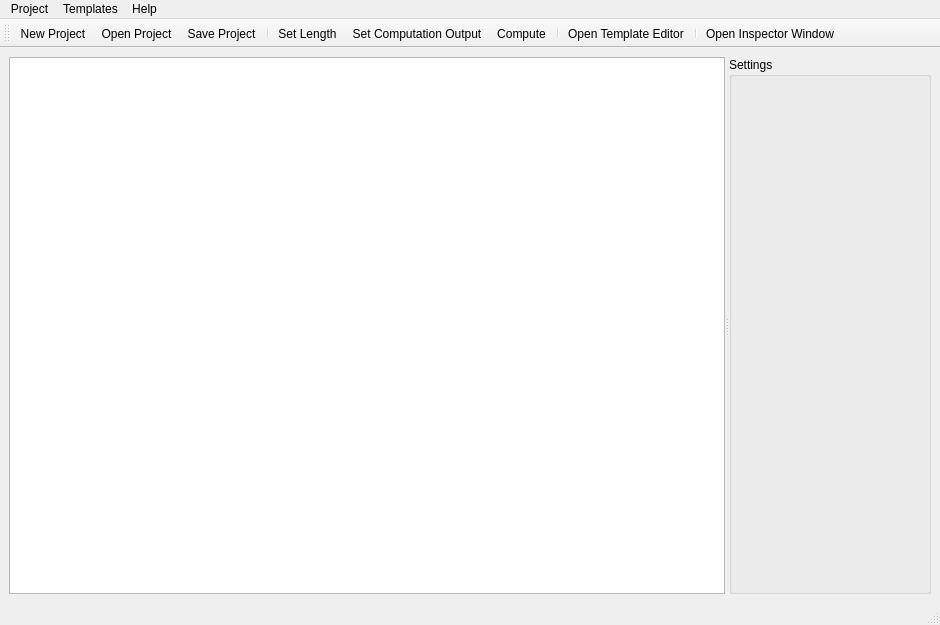
<?xml version="1.0" encoding="UTF-8"?>
<ui version="4.0">
 <class>GraphEditorWindow</class>
 <widget class="QMainWindow" name="GraphEditorWindow">
  <property name="geometry">
   <rect>
    <x>0</x>
    <y>0</y>
    <width>940</width>
    <height>625</height>
   </rect>
  </property>
  <property name="windowTitle">
   <string>TAETS - Graph Editor</string>
  </property>
  <widget class="QWidget" name="centralwidget">
   <layout class="QGridLayout" name="gridLayout_2">
    <item row="0" column="0">
     <widget class="QSplitter" name="splitter">
      <property name="orientation">
       <enum>Qt::Horizontal</enum>
      </property>
      <widget class="QWidget" name="layoutWidget">
       <layout class="QGridLayout" name="gridLayout">
        <item row="0" column="0">
         <widget class="GraphCanvas" name="graphCanvas"/>
        </item>
       </layout>
      </widget>
      <widget class="QWidget" name="verticalLayoutWidget">
       <layout class="QVBoxLayout" name="verticalLayout">
        <item>
         <widget class="QGroupBox" name="groupBox">
          <property name="title">
           <string>Settings</string>
          </property>
          <layout class="QGridLayout" name="gridLayout_3">
           <item row="0" column="0">
            <widget class="NodeSettingsListWidget" name="nodeSettingsList" native="true"/>
           </item>
          </layout>
         </widget>
        </item>
       </layout>
      </widget>
     </widget>
    </item>
   </layout>
  </widget>
  <widget class="QMenuBar" name="menubar">
   <property name="geometry">
    <rect>
     <x>0</x>
     <y>0</y>
     <width>940</width>
     <height>19</height>
    </rect>
   </property>
   <widget class="QMenu" name="menuProjekt">
    <property name="title">
     <string>Project</string>
    </property>
    <addaction name="actionNew_Project"/>
    <addaction name="actionOpen_Project"/>
    <addaction name="actionSave_Project"/>
    <addaction name="separator"/>
    <addaction name="actionSetProjectLength"/>
    <addaction name="actionSetComputationOutput"/>
    <addaction name="actionCompute"/>
    <addaction name="separator"/>
    <addaction name="actionOpen_Inspector_Window"/>
   </widget>
   <widget class="QMenu" name="menuTemplates">
    <property name="title">
     <string>Templates</string>
    </property>
    <addaction name="actionOpenTemplateEditor"/>
   </widget>
   <widget class="QMenu" name="menuInfo">
    <property name="title">
     <string>Help</string>
    </property>
    <widget class="QMenu" name="menuLanguage">
     <property name="title">
      <string>Language</string>
     </property>
     <addaction name="actionSetLanguageEnglish"/>
     <addaction name="actionSetLanguageGerman"/>
    </widget>
    <addaction name="menuLanguage"/>
   </widget>
   <addaction name="menuProjekt"/>
   <addaction name="menuTemplates"/>
   <addaction name="menuInfo"/>
  </widget>
  <widget class="QStatusBar" name="statusbar"/>
  <widget class="QToolBar" name="toolBar">
   <property name="windowTitle">
    <string>toolBar</string>
   </property>
   <property name="iconSize">
    <size>
     <width>24</width>
     <height>24</height>
    </size>
   </property>
   <property name="toolButtonStyle">
    <enum>Qt::ToolButtonTextBesideIcon</enum>
   </property>
   <attribute name="toolBarArea">
    <enum>TopToolBarArea</enum>
   </attribute>
   <attribute name="toolBarBreak">
    <bool>false</bool>
   </attribute>
   <addaction name="actionNew_Project"/>
   <addaction name="actionOpen_Project"/>
   <addaction name="actionSave_Project"/>
   <addaction name="separator"/>
   <addaction name="actionSetProjectLength"/>
   <addaction name="actionSetComputationOutput"/>
   <addaction name="actionCompute"/>
   <addaction name="separator"/>
   <addaction name="actionOpenTemplateEditor"/>
   <addaction name="separator"/>
   <addaction name="actionOpen_Inspector_Window"/>
  </widget>
  <action name="actionCompute">
   <property name="icon">
    <iconset resource="../res/icons.qrc">
     <normaloff>:/icons/system-run-5.png</normaloff>:/icons/system-run-5.png</iconset>
   </property>
   <property name="text">
    <string>Compute</string>
   </property>
   <property name="toolTip">
    <string>Render Graph and save Output for Analysis</string>
   </property>
  </action>
  <action name="actionOpen_Inspector_Window">
   <property name="icon">
    <iconset resource="../res/icons.qrc">
     <normaloff>:/icons/system-search-5.png</normaloff>:/icons/system-search-5.png</iconset>
   </property>
   <property name="text">
    <string>Open Inspector Window...</string>
   </property>
  </action>
  <action name="actionNew_Project">
   <property name="icon">
    <iconset resource="../res/icons.qrc">
     <normaloff>:/icons/document-new-6.png</normaloff>:/icons/document-new-6.png</iconset>
   </property>
   <property name="text">
    <string>New Project</string>
   </property>
  </action>
  <action name="actionOpen_Project">
   <property name="icon">
    <iconset resource="../res/icons.qrc">
     <normaloff>:/icons/document-open-7.png</normaloff>:/icons/document-open-7.png</iconset>
   </property>
   <property name="text">
    <string>Open Project</string>
   </property>
  </action>
  <action name="actionSave_Project">
   <property name="icon">
    <iconset resource="../res/icons.qrc">
     <normaloff>:/icons/document-save-5.png</normaloff>:/icons/document-save-5.png</iconset>
   </property>
   <property name="text">
    <string>Save Project</string>
   </property>
  </action>
  <action name="actionSetProjectLength">
   <property name="icon">
    <iconset resource="../res/icons.qrc">
     <normaloff>:/icons/view-media-equalizer.png</normaloff>:/icons/view-media-equalizer.png</iconset>
   </property>
   <property name="text">
    <string>Set Length...</string>
   </property>
  </action>
  <action name="actionSetComputationOutput">
   <property name="icon">
    <iconset resource="../res/icons.qrc">
     <normaloff>:/icons/svn-update.png</normaloff>:/icons/svn-update.png</iconset>
   </property>
   <property name="text">
    <string>Set Computation Output...</string>
   </property>
  </action>
  <action name="actionOpenTemplateEditor">
   <property name="icon">
    <iconset resource="../res/icons.qrc">
     <normaloff>:/icons/address-book-new-3.png</normaloff>:/icons/address-book-new-3.png</iconset>
   </property>
   <property name="text">
    <string>Open Template Editor...</string>
   </property>
  </action>
  <action name="actionSetLanguageEnglish">
   <property name="text">
    <string>English</string>
   </property>
  </action>
  <action name="actionSetLanguageGerman">
   <property name="text">
    <string>German</string>
   </property>
  </action>
 </widget>
 <customwidgets>
  <customwidget>
   <class>GraphCanvas</class>
   <extends>QGraphicsView</extends>
   <header location="global">GraphCanvas.h</header>
  </customwidget>
  <customwidget>
   <class>NodeSettingsListWidget</class>
   <extends>QWidget</extends>
   <header location="global">NodeSettingsListWidget.h</header>
   <container>1</container>
  </customwidget>
 </customwidgets>
 <resources>
  <include location="../res/icons.qrc"/>
 </resources>
 <connections/>
</ui>
